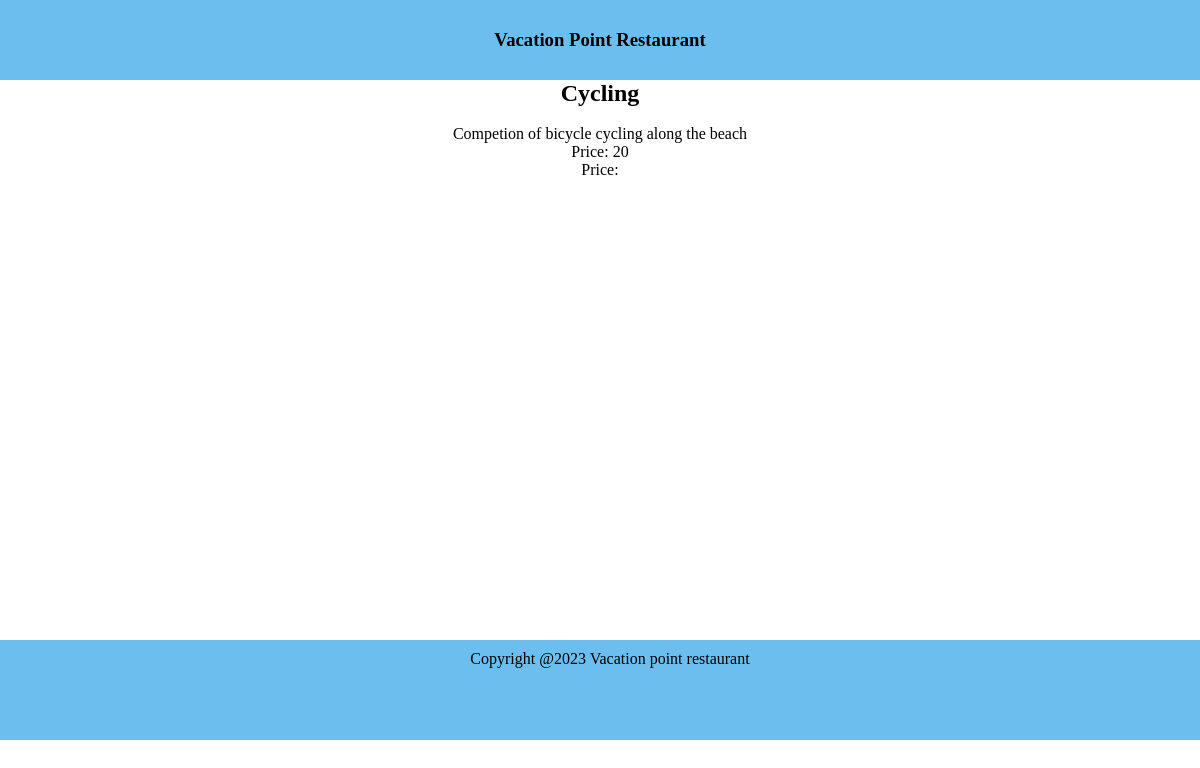
The app's page /offer/1 with its own data.
### restaurant/models.py (models this page shows, shortened)
class Offers(db.Model):
    __tablename__ = 'offers'
    id = db.Column(db.Integer, primary_key=True)
    offer_name = db.Column(db.String(20), nullable=False)
    description = db.Column(db.String(500), nullable=False)
    offer_type = db.Column(db.String(20), nullable=False)
    price = db.Column(db.String(10), nullable=False)
    status = db.Column(db.Boolean, default=True, nullable=False)
    book_date = db.Column(db.DateTime)
    user_id = db.Column(db.Integer, db.ForeignKey('user.id'))

### restaurant/route.py (the view)
@app.route('/offer/<int:offer_id>')
def offer(offer_id):
    offer = Offers.query.get_or_404(offer_id)
    if offer.offer_type == "Room":
        img_file = url_for('static', filename= './images/room.jpg')
    elif offer.offer_type == "Sport":
        img_file = url_for('static', filename= './images/sport.jpg')
    elif offer.offer_type == "Dish":
        img_file = url_for('static', filename= './images/dish.jpg')
    elif offer.offer_type == "Conference room":
        img_file = url_for('static', filename= './images/conference.jpg')
    return render_template('offer.html', title=offer.offer_name, offer=offer, img_file=img_file)

### restaurant/templates/offer.html (shortened to what this page needs)
{% extends "base.html" %}
{% block content %}
<div class="detailed_offer_content">
    <div class="offer_content">
        <div class="offer_title">
            <h2>{{offer.offer_name}}</h2>
        </div>
        <div class="offer_img">
        </div>
        <div class="offer_desc">
            <p>{{offer.description}}</p>
        </div>
        <div class="borrow_class">
            <p>Price: {{offer.price}}</p>
            <p>Price: {{offer.type}}</p>
        </div>
    </div>
</div>
{% endblock content %}

### restaurant/static/base.css (style rules this page uses)
html, body { height: 100%; }
* { margin: 0; text-align: center; }
.detailed_offer_content { display: flex; align-items: center; justify-content: center; width: 100%; }
.offer_content { width: 40%; display: flex; flex-direction: column; }

### records on screen
Offers: offer_name "Cycling", description "Competion of bicycle cycling along the beach", price "20"
